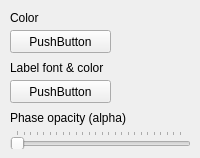
       <widget class="QWidget" name="tab_5">
        <attribute name="title">
         <string>Earth shadow</string>
        </attribute>
        <widget class="CPushColorButton" name="pushButton_41">
         <property name="geometry">
          <rect>
           <x>10</x>
           <y>30</y>
           <width>101</width>
           <height>23</height>
          </rect>
         </property>
         <property name="text">
          <string>PushButton</string>
         </property>
        </widget>
        <widget class="QLabel" name="label_53">
         <property name="geometry">
          <rect>
           <x>10</x>
           <y>10</y>
           <width>111</width>
           <height>16</height>
          </rect>
         </property>
         <property name="text">
          <string>Color</string>
         </property>
        </widget>
        <widget class="QSlider" name="horizontalSlider_15">
         <property name="geometry">
          <rect>
           <x>10</x>
           <y>130</y>
           <width>181</width>
           <height>19</height>
          </rect>
         </property>
         <property name="maximum">
          <number>255</number>
         </property>
         <property name="orientation">
          <enum>Qt::Horizontal</enum>
         </property>
         <property name="tickPosition">
          <enum>QSlider::TicksAbove</enum>
         </property>
        </widget>
        <widget class="QLabel" name="label_54">
         <property name="geometry">
          <rect>
           <x>10</x>
           <y>110</y>
           <width>181</width>
           <height>16</height>
          </rect>
         </property>
         <property name="text">
          <string>Phase opacity (alpha)</string>
         </property>
        </widget>
        <widget class="QLabel" name="label_55">
         <property name="geometry">
          <rect>
           <x>10</x>
           <y>60</y>
           <width>101</width>
           <height>16</height>
          </rect>
         </property>
         <property name="text">
          <string>Label font &amp; color</string>
         </property>
        </widget>
        <widget class="CFontColorButton" name="pushButton_42">
         <property name="geometry">
          <rect>
           <x>10</x>
           <y>80</y>
           <width>101</width>
           <height>23</height>
          </rect>
         </property>
         <property name="text">
          <string>PushButton</string>
         </property>
        </widget>
       </widget>
